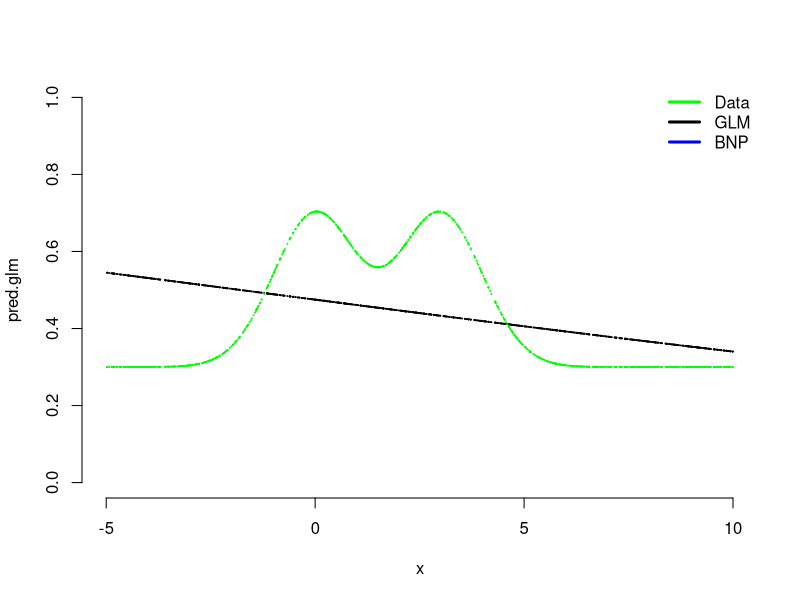

Recreate this plot in R.
# Method 1:
#  mu = (mu_z, mu_x)
#   S = S_{zz}, S_{zx}
#       S_{xz}, S_{xx}

# [y_i , x_i1, x_ik] ~ Bern(y_i, p_i) x N_k(mu_x, S_{xx}), 
#   for S_{zx} = 0, 
#   p_i = mu_z / sqrt(S_zz), where S_zz is a constant 
# mu_x 

# Method 2: (Easier)
# yi | pi ~ Bern(pi)
#      pi  = (1+exp(-b0_i - xib)

# Generate Data:
set.seed(1)
n <- 1000
f <- function(x) dnorm(x,0,1) + dnorm(x,3,1) + .3
x <- runif(n,-5,10)
fx <- f(x)
y <- rbinom(n,1,fx)

mod.glm <- glm(y~x, family="binomial")
pred.glm <- predict(mod.glm,type="response")

plot(x,pred.glm,pch=20,cex=.1,ylim=c(0,1),bty='n')
points(x,fx,pch=20,col='green',cex=.1)
legend("topright",legend=c("Data","GLM","BNP"),col=c('green','black',"blue"),lwd=3,bty='n')


